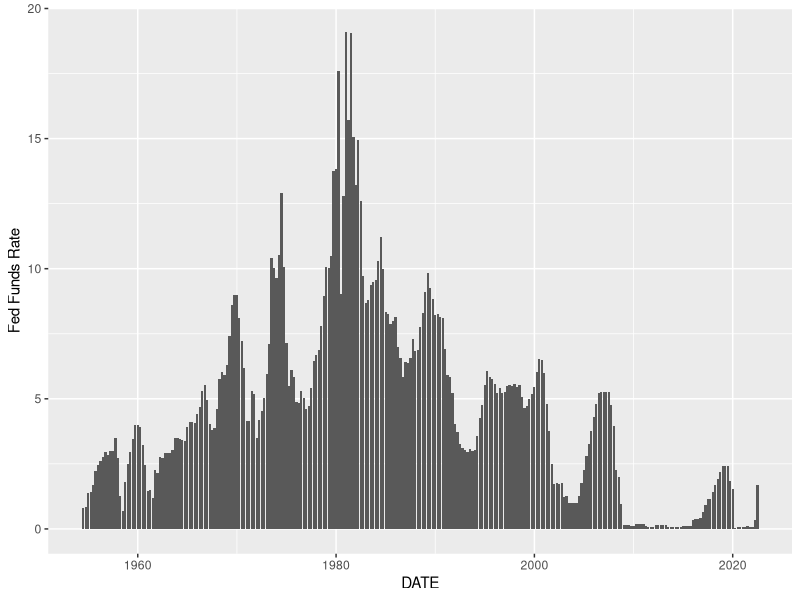
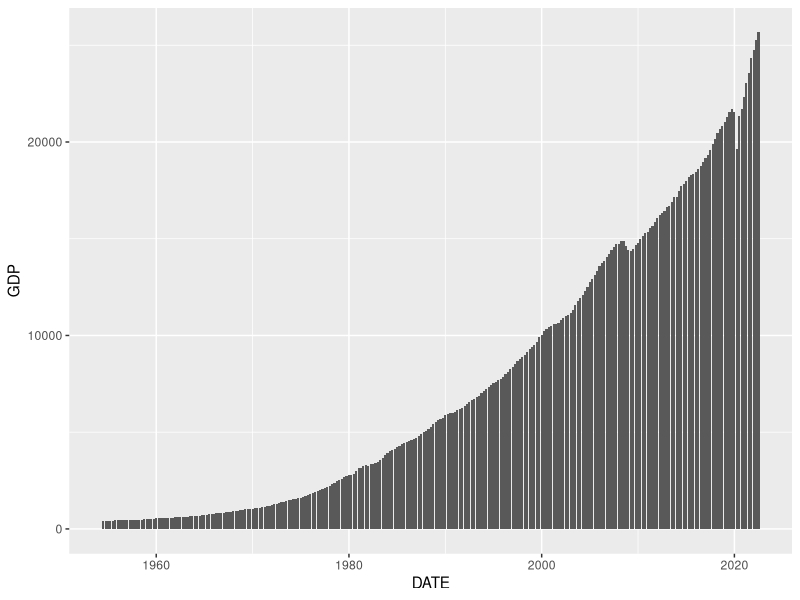
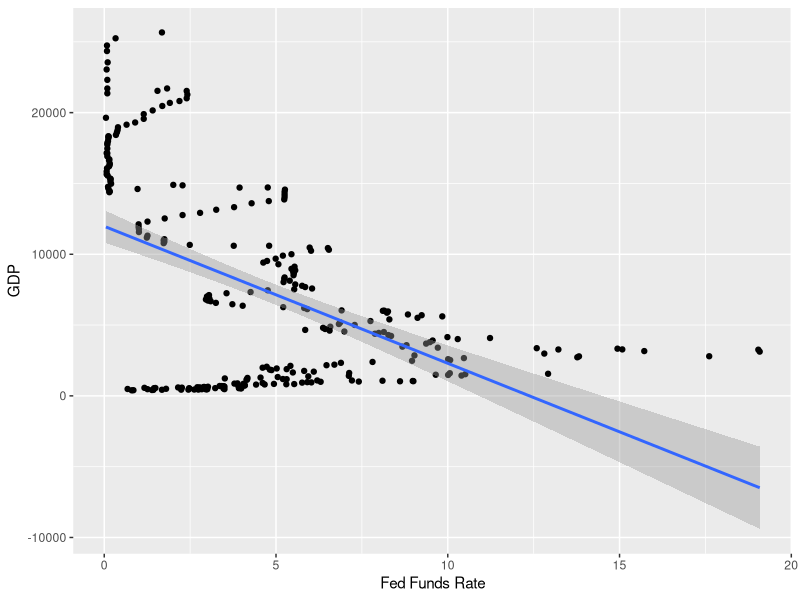

The R script that drew these images, in order:
## ---- chunk 1
library(tidyverse)
library(dplyr)
library(ggplot2)

GDP <- read_csv("GDP.csv")
FedFundsRate <- read_csv("FedFundsRate.csv")

GDP_And_Fed_Funds_Rates <-  merge(GDP, FedFundsRate, by="DATE") 
names(GDP_And_Fed_Funds_Rates)[3] = "Fed Funds Rate"

regression <- lm(`Fed Funds Rate` ~ GDP, GDP_And_Fed_Funds_Rates)

ggplot_fed_funds_rates <- ggplot(data = GDP_And_Fed_Funds_Rates, mapping = aes(x = DATE, y = `Fed Funds Rate`)) +
  geom_col()

ggplot_GDP <- ggplot(data = GDP_And_Fed_Funds_Rates, mapping = aes(x = DATE, y = GDP)) +
  geom_col()

ggplot_regression <- ggplot(data = GDP_And_Fed_Funds_Rates, mapping = aes(x =`Fed Funds Rate`, y =GDP)) +
  geom_point() +
  geom_smooth(method = "lm")


ggplot_fed_funds_rates
ggplot_GDP
ggplot_regression

regression |>
  broom::tidy() |>
  select(term, estimate) |>  
  knitr::kable()
